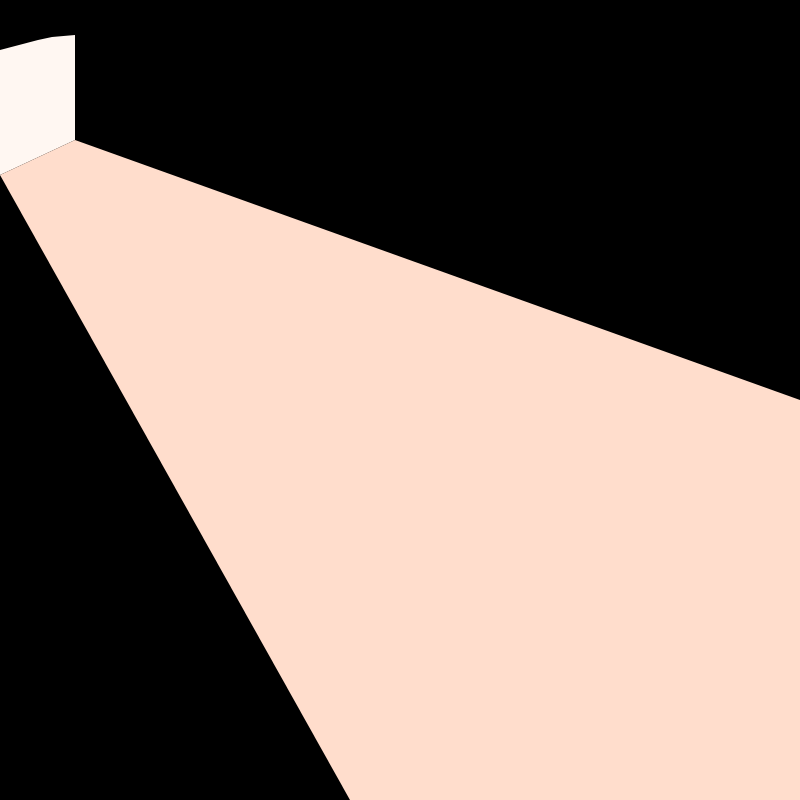
Frame 1 (no input)
Frame 60 (no input): identical to frame 1, image omitted
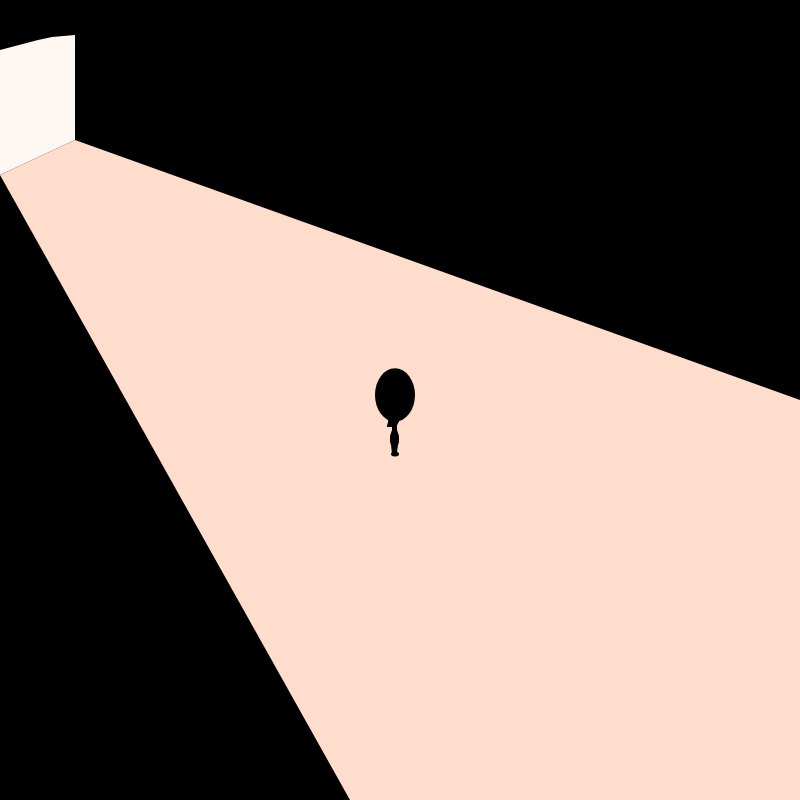
Frame 120 (the mouse pressed at the canvas centre since frame 60)

The p5.js sketch that drew these frames (run headless with seeded random() and noise() and a simulated clock; from frame 60 on, the mouse is pressed at the canvas centre):

// p5.js sketch
// ── sketch.js
function setup() {
  createCanvas(800,800);
  strokeWeight(2);
  
}

function draw() {
  colorMode(HSB, 360,100,100);
  background(190,0,0);
  
    beginShape();
    noStroke();
    
  fill(20,5,100);//door
  vertex(0,50);
  vertex(38,40);
  vertex(52,37);
  vertex(75,35);
  vertex(75,140);
  vertex(0,175);
  endShape();
   
  
  beginShape();//pathway
  fill(20,20,100);
  vertex(0,175);
  vertex(75,140);
  vertex(width,400);
  vertex(width,height);
  vertex(350,height);
  vertex(0,175);
  endShape();
   
  head (mouseX-5, mouseY-5, 10*mouseX/100, 20*mouseY/150);
   torso (mouseX-5, mouseY+5);
   legs (mouseX-3,mouseY+30);
   feet(mouseX-5,mouseY+54,8,5);
  

   function head (x, y, headW, headH){
     //var Y1 = 135;
     //var v = 48;
  
  fill(0,0,0);//head
  ellipse(x, y, headW, headH);
   }
   
   
  function torso (v,ty){
  fill(0,0,0);//torso
  //ty +110
  beginShape();
  fill(0,0,0);
  vertex(v,ty);
  vertex(v+4,ty+2);
  vertex(v+7,ty+10);//right elbow
  vertex(v+2,ty+20);
  vertex(v+2,ty+25);//bottom right torso
  vertex(v-3,ty+27);//bottom left torso
  vertex(v-3,ty+22);
  vertex(v-8,ty+22);//left elbow
  vertex(v-4,ty+4);
  vertex(v-1,ty);
  endShape();
    
  }
  
  function legs (x1,Y1){
  fill(0,0,0);//legs
  //x1 = 50
  vertex(x1,Y1);
  vertex(x1+1,Y1+3);
  vertex(x1+2,Y1+6);
  vertex(x1+2,Y1+9);//wide right leg
  vertex(x1+2,Y1+12);
  vertex(x1+1,Y1+15);
  vertex(x1,Y1+22);//bottom right leg
  vertex(x1-5,Y1+24);//bottom left leg
  vertex(x1-6,Y1+15);
  vertex(x1-7,Y1+12);
  vertex(x1-7,Y1+11);//wide left leg
  vertex(x1-7,Y1+6);
  vertex(x1-6,Y1+3);
  vertex(x1-5,Y1);//topleftleg
  vertex(x1,Y1);
  endShape();
  }
  
  function feet (x2,y2,feetwidth,feetheight){
  fill(0,0,0);//feet
  //y2=159
  //x2=47.5
  //feetwidth=8
  //feetheight=5
  ellipse(x2,y2,feetwidth,feetheight);
 
  }
  
}
   

 
 
 
  
  
